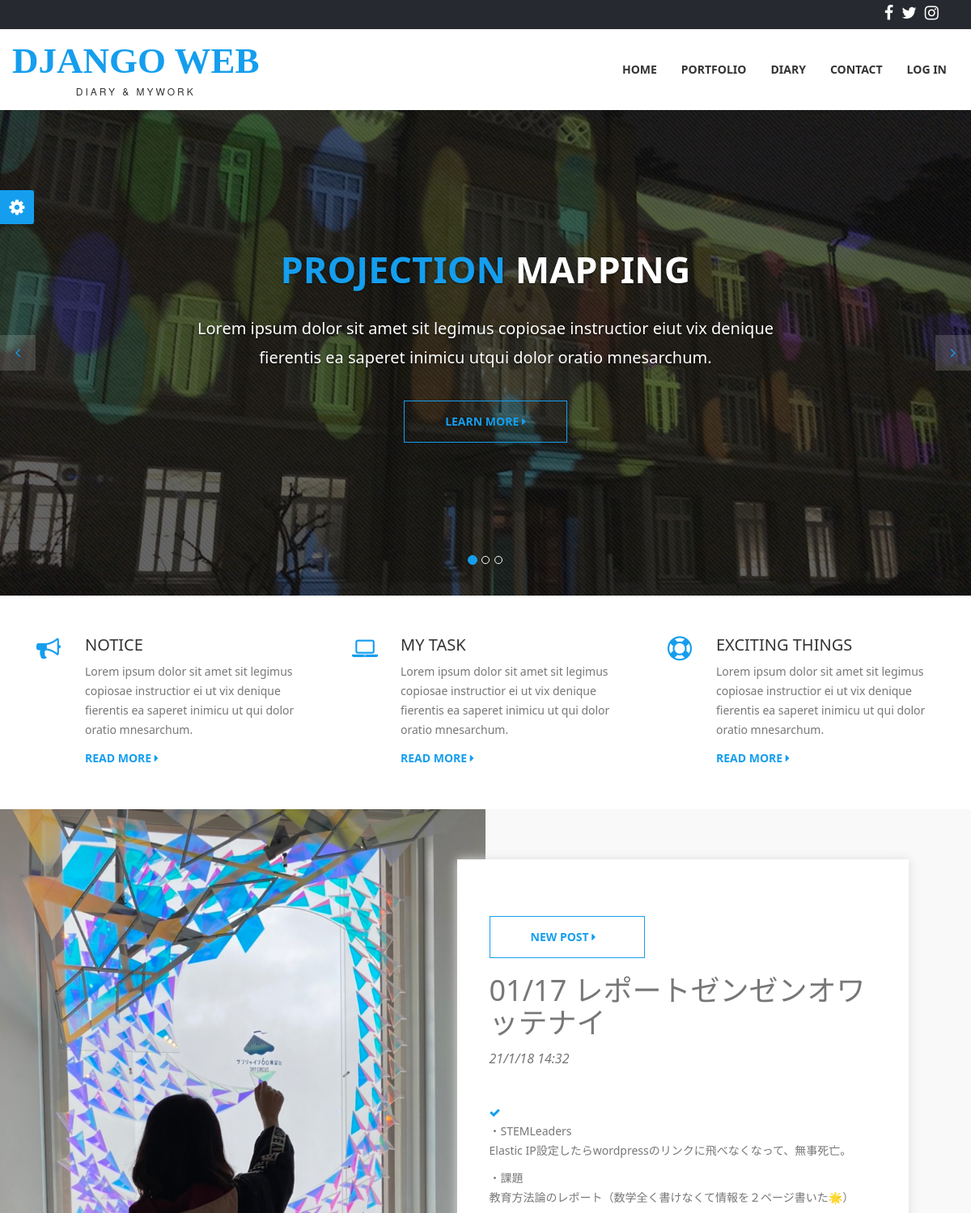
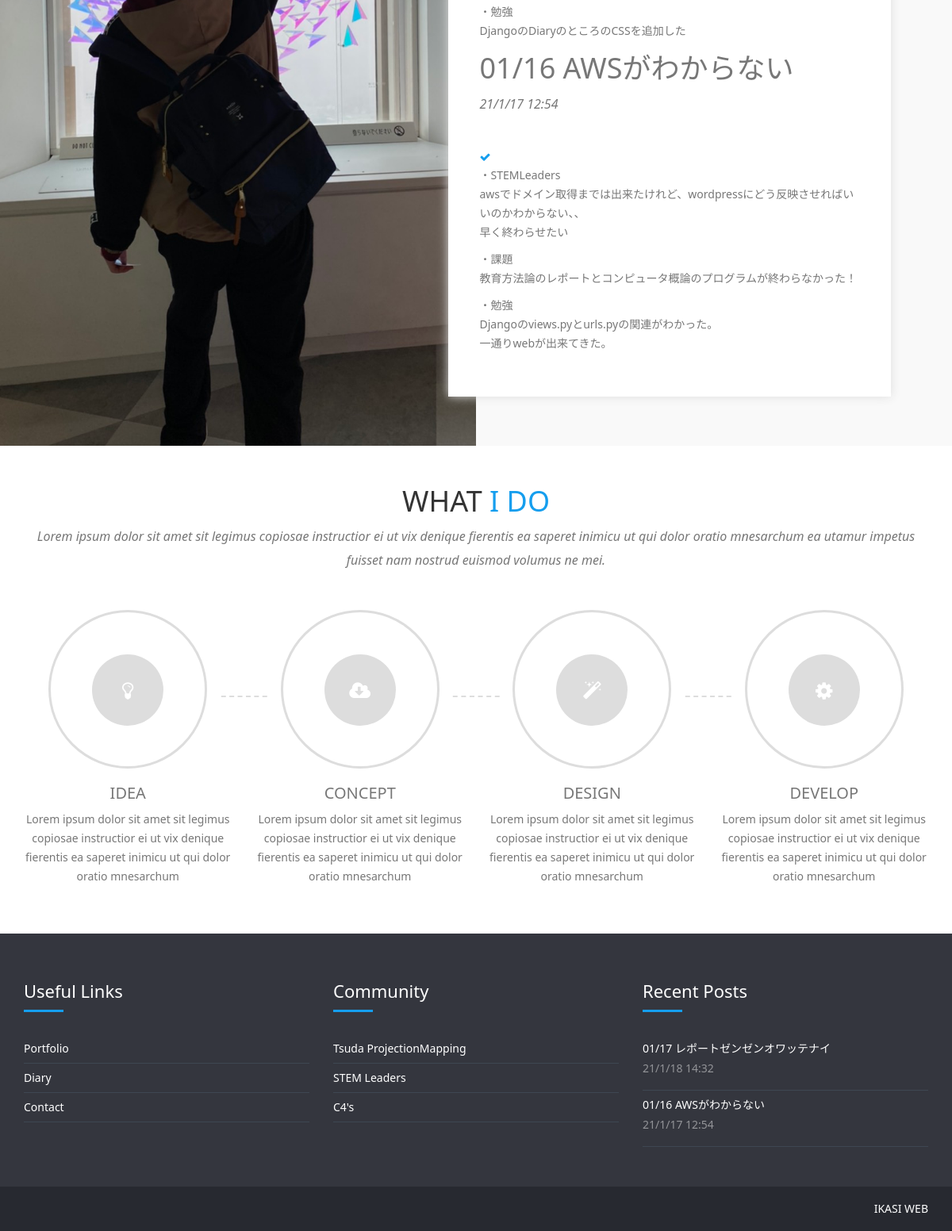
The page / on the database its author committed (2 pictures, top to bottom).
### blog/models.py (models this page shows, shortened)
class Post(models.Model):
    title = models.CharField(max_length=100)
    content = models.TextField()
    author = models.ForeignKey(User, on_delete=models.CASCADE)
    date_posted = models.DateTimeField(default=timezone.now)

### blog/views.py (the view)
# urls.py: path('', views.PostListView.as_view(), name='blog-home'),
class PostListView(ListView):
    model = Post
    template_name = 'blog/home.html'
    context_object_name = 'posts'
    ordering = ['-date_posted']

### blog/templates/blog/home.html (shortened to what this page needs)
{% extends 'account/base.html' %}
{% load static %}
  {% block body %}
    <div id="myCarousel" class="carousel slide">
        <ol class="carousel-indicators">
            <li data-target="#myCarousel" data-slide-to="0" class="active"></li>
            <li data-target="#myCarousel" data-slide-to="1"></li>
            <li data-target="#myCarousel" data-slide-to="2"></li>
        </ol>
        <div class="carousel-inner">
            <div class="item active">
                <div class="fill" style="background-image:url('static/img/banner-slide-1.jpg');"></div>
                <div class="carousel-caption slide-up">
                    <h1 class="banner_heading"><span>Projection </span>Mapping</h1>
                    <p class="banner_txt">Lorem ipsum dolor sit amet sit legimus copiosae instructior eiut vix denique fierentis ea saperet inimicu utqui dolor oratio mnesarchum.</p>
                    <div class="slider_btn">
                        <button type="button" class="btn btn-primary slide">Learn More <i class="fa fa-caret-right"></i></button>
                    </div>
                </div>
            </div>
        </div>
        <a class="left carousel-control" href="#myCarousel" role="button" data-slide="prev"> <i class="fa fa-angle-left" aria-hidden="true"></i>
        </a>
        <a class="right carousel-control" href="#myCarousel" role="button" data-slide="next"> <i class="fa fa-angle-right" aria-hidden="true"></i>
        </a>
    </div>
    <section id="features">
        <div class="container">
            <div class="row">
                <div class="col-md-4 col-xs-12 block">
                    <div class="col-md-2 col-xs-2"><i class="fa fa-bullhorn feature_icon"></i></div>
                    <div class="col-md-10 col-xs-10">
                        <h4>Notice</h4>
                        <p>Lorem ipsum dolor sit amet sit legimus copiosae instructior ei ut vix denique fierentis ea saperet inimicu ut qui dolor oratio mnesarchum.</p>
                        <a href="#" class="readmore">Read More <i class="fa fa-caret-right"></i></a>
                    </div>
                </div>
                <div class="col-md-4 col-xs-12 block">
                    <div class="col-md-2 col-xs-2"><i class="fa fa-laptop feature_icon"></i></div>
                    <div class="col-md-10 col-xs-10">
                        <h4>My Task</h4>
                        <p>Lorem ipsum dolor sit amet sit legimus copiosae instructior ei ut vix denique fierentis ea saperet inimicu ut qui dolor oratio mnesarchum.</p>
                        <a href="#" class="readmore">Read More <i class="fa fa-caret-right"></i></a>
                    </div>
                </div>
                <div class="col-md-4 col-xs-12 block">
                    <div class="col-md-2 col-xs-2"><i class="fa fa-support feature_icon"></i></div>
                    <div class="col-md-10 col-xs-10">
                        <h4>Exciting things</h4>
                        <p>Lorem ipsum dolor sit amet sit legimus copiosae instructior ei ut vix denique fierentis ea saperet inimicu ut qui dolor oratio mnesarchum.</p>
                        <a href="#" class="readmore">Read More <i class="fa fa-caret-right"></i></a>
                    </div>
                </div>
            </div>
        </div>
    </section>
    <section id="about">
        <div class="image-holder col-lg-6 col-md-6 col-sm-6 col-xs-12 pull-left">
            <div class="background-imgholder">
            </div>
        </div>
        <div class="container-fluid">
            <div class="col-md-7 col-md-offset-5 col-sm-8 col-sm-offset-2 col-xs-12 text-inner ">
                <div class="text-block">
                    <div class="section-heading">
                      <form action="{% url 'post-create' %}">
                        <button type="submit" class="btn btn-primary slide">New Post <i class="fa fa-caret-right"></i> </button>
                      </form>
                      {% for post in posts|slice:"3" %}
                        <h1><a href="{% url 'post-detail' post.id %}">{{ post.title }}</a></h1>
                        <p class="subheading">{{ post.date_posted|date:'y/n/j H:i' }}</p>
                        <ul class="aboutul">
                            <li> <i class="fa fa-check"></i>{{ post.content|linebreaks|urlize }}</li>
                        </ul>
                      {% endfor %}
                    </div>
                </div>
            </div>
        </div>
    </section>
    <section id="process">
        <div class="container">
            <div class="section-heading text-center">
                <div class="col-md-12 col-xs-12">
                    <h1>What <span>I Do</span></h1>
                    <p class="subheading">Lorem ipsum dolor sit amet sit legimus copiosae instructior ei ut vix denique fierentis ea saperet inimicu ut qui dolor oratio mnesarchum ea utamur impetus fuisset nam nostrud euismod volumus ne mei.</p>
                </div>
            </div>
            <div class="row">
                <div class="col-md-3 col-sm-6 block process-block">
                    <div class="process-icon-holder">
                        <div class="process-border">
                            <span class="process-icon"><a href="#"><i class="fa fa-lightbulb-o feature_icon"></i></a></span></div>
                    </div>
                    <div class="process-text-block">
                        <h4><a href="#">Idea</a></h4>
                        <p>Lorem ipsum dolor sit amet sit legimus copiosae instructior ei ut vix denique fierentis ea saperet inimicu ut qui dolor oratio mnesarchum</p>
                    </div>
                </div>
                <div class="col-md-3 col-sm-6 block process-block">
                    <div class="process-icon-holder">
                        <div class="process-border">
                            <span class="process-icon"><a href="#"><i class="fa fa-cloud-download feature_icon"></i></a></span></div>
                    </div>
                    <div class="process-text-block">
                        <h4><a href="#">Concept</a></h4>
                        <p>Lorem ipsum dolor sit amet sit legimus copiosae instructior ei ut vix denique fierentis ea saperet inimicu ut qui dolor oratio mnesarchum</p>
                    </div>
                </div>
                <div class="col-md-3 col-sm-6 block process-block">
                    <div class="process-icon-holder">
                        <div class="process-border">
                            <span class="process-icon"><a href="#"><i class="fa fa-magic feature_icon"></i></a></span></div>
                    </div>
                    <div class="process-text-block">
                        <h4><a href="#">Design</a></h4>
                        <p>Lorem ipsum dolor sit amet sit legimus copiosae instructior ei ut vix denique fierentis ea saperet inimicu ut qui dolor oratio mnesarchum</p>
                    </div>
                </div>
                <div class="col-md-3 col-sm-6 block process-block lastchild">
                    <div class="process-icon-holder">
                        <div class="process-border">
                            <span class="process-icon"><a href="#"><i class="fa fa-cog feature_icon"></i></a></span></div>
                    </div>
                    <div class="process-text-block">
                        <h4><a href="#">Develop</a></h4>
                        <p>Lorem ipsum dolor sit amet sit legimus copiosae instructior ei ut vix denique fierentis ea saperet inimicu ut qui dolor oratio mnesarchum</p>
                    </div>
                </div>
            </div>
        </div>
    </section>
    <section id="footer">
        <div class="container">
            <div class="row">
                <div class="col-md-4 col-sm-4 col-xs-12 block">
                    <div class="footer-block">
                        <h4>Useful Links</h4>
                        <hr/>
                        <ul class="footer-links">
                            <li><a href="{% url 'blog-portfolio' %}">Portfolio</a></li>
                            <li><a href="{% url 'blog-diary' %}">Diary</a></li>
                            <li><a href="{% url 'blog-contact' %}">Contact</a></li>
                        </ul>
                    </div>
                </div>
                <div class="col-md-4 col-sm-4 col-xs-12 block">
                    <div class="footer-block">
                        <h4>Community</h4>
                        <hr/>
                        <ul class="footer-links">
                            <li><a href="https://twitter.com/pm_tsuda">Tsuda ProjectionMapping</a></li>
                            <li><a href="https://twitter.com/stem_leaders">STEM Leaders</a></li>
                            <li><a href="https://c4-s.net/">C4's</a></li>
                        </ul>
                    </div>
                </div>
                <div class="col-md-4 col-sm-4 col-xs-12 block">
                    <div class="footer-block">
                        <h4>Recent Posts</h4>
                        <hr/>
                        <ul class="footer-links">
                          {% for post in posts|slice:"3" %}
                            <li>
                                <a href="{% url 'post-detail' post.id %}">{{ post.title }}</a>
                                <p class="post-date">{{ post.date_posted|date:'y/n/j H:i' }}</p>
                            </li>
                          {% endfor %}
                        </ul>
                    </div>
                </div>
            </div>
        </div>
    </section>
    <section id="bottom-footer">
        <div class="container">
            <div class="row">
                <div class="col-md-6 col-sm-6 col-xs-12 btm-footer-links">
                </div>
                <div class="col-md-6 col-sm-6 col-xs-12 copyright">
                    IKASI WEB
                </div>
            </div>
        </div>
    </section>
    <div id="panel">
        <a class="open" href="#"><span><i class="fa fa-gear fa-spin"></i></span></a>
    </div>
    {% endblock body%}

### account/templates/account/base.html (shortened to what this page needs)
{% load static %}
<!DOCTYPE html>
<html>
<head>
    <link rel="stylesheet" href="https://cdnjs.cloudflare.com/ajax/libs/font-awesome/4.5.0/css/font-awesome.min.css">
    <link rel="stylesheet" type="text/css" href="{% static 'css/main.css' %}">
    <link rel="stylesheet" type="text/css" href="{% static 'css/skin.css' %}">
</head>
<body id="wrapper">
    <section id="top-header">
        <div class="container">
            <div class="row">
                <div class="col-md-7 col-sm-7 col-xs-7 top-header-links">
                </div>
                <div class="col-md-5 col-sm-5 col-xs-5 social">
                    <ul class="social_links">
                        <li><a href="#"><i class="fa fa-facebook"></i></a></li>
                        <li><a href="https://twitter.com/ika__si"><i class="fa fa-twitter"></i></a></li>
                        <li><a href="https://www.instagram.com/ika__si/"><i class="fa fa-instagram"></i></a></li>
                    </ul>
                </div>
            </div>
        </div>
    </section>
    <header>
        <nav class="navbar navbar-inverse">
            <div class="container">
                <div class="row">
                    <div class="navbar-header">
                        <a class="navbar-brand" href="{% url 'blog-home' %}">
                            <h1>Django WEB</h1><span>DIARY & MYWORK</span></a>
                    </div>
                    <div id="navbar" class="collapse navbar-collapse navbar-right">
                        <ul class="nav navbar-nav">
                            <li><a href="{% url 'blog-home' %}">Home</a></li>
                            <li><a href="{% url 'blog-portfolio' %}">Portfolio</a></li>
                            <li><a href="{% url 'blog-diary' %}">Diary</a></li>
                            <li><a href="{% url 'blog-contact' %}">Contact</a></li>
                            {% if user.is_authenticated %}
                            <li><a href="{% url 'logout' %}">Log Out</a></li>
                            <li><a href="#">Profile</a></li>
                            {% else %}
                            <li><a href="{% url 'login' %}">Log In</a></li>
                            {% endif %}
                        </ul>
                    </div>
                </div>
            </div>
        </nav>
    </header>
    {% block body %}
    {% endblock body %}
  </body>
</html>

### rows shown on the page
Post: title "01/17 レポートゼンゼンオワッテナイ", date_posted "21/1/18 14:32", content "・STEMLeaders Elastic IP設定したらwordpressのリンクに飛べなくなって、無事死亡。 ・課題 教育方法論のレポート（数学全く書けなくて情報を２ページ書いた🌟） ・勉強 DjangoのDiaryのところのCSSを追加した"
Post: title "01/16 AWSがわからない", date_posted "21/1/17 12:54", content "・STEMLeaders awsでドメイン取得までは出来たけれど、wordpressにどう反映させればいいのかわからない、、 早く終わらせたい ・課題 教育方法論のレポートとコンピュータ概論のプログラムが終わらなかった！ ・勉強 Djangoのviews.pyとurls.pyの関連がわかった。 一通りwebが出来てきた。"
